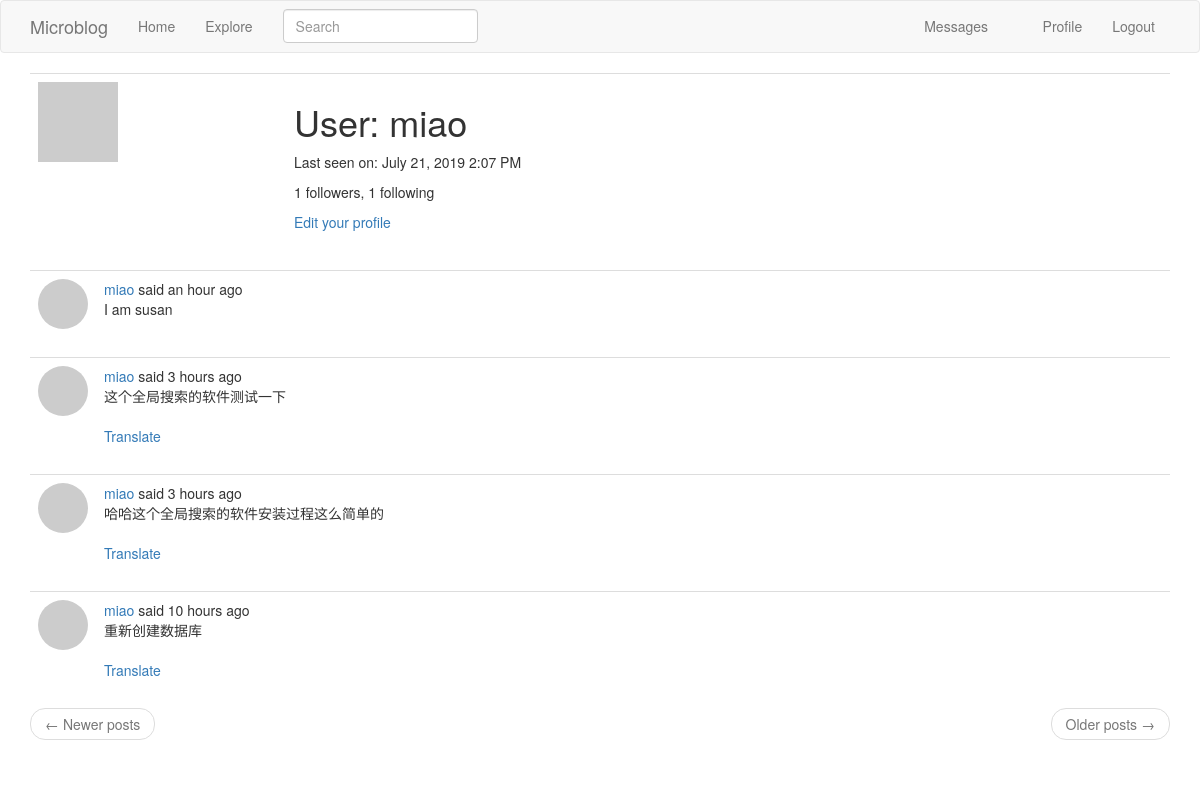
Page /User/miao (signed in) on the committed database.
### app/models.py (models this page shows, shortened)
class User(UserMixin, db.Model):
    id = db.Column(db.Integer, primary_key=True)  # 字段 id ，主键
    username = db.Column(db.String(64), index=True, unique=True)  # unique表示唯一的
    email = db.Column(db.String(120), index=True, unique=True)
    password_hash = db.Column(db.String(128))
    about_me = db.Column(db.String(140))
    last_seen = db.Column(db.DateTime, default=datetime.utcnow)  # 注意datetime.utcnow不要写成datetime.utcnow()
    posts = db.relationship('Post', backref='author', lazy='dynamic')
    followed = db.relationship(
        'User', secondary=followers,
        primaryjoin=(followers.c.follower_id == id),
        secondaryjoin=(followers.c.followed_id == id),
        backref=db.backref('followers', lazy='dynamic'), lazy='dynamic')
    messages_sent = db.relationship('Message',
                                    foreign_keys='Message.sender_id',
                                    backref='author',
                                    lazy='dynamic')
    messages_received = db.relationship('Message',
                                        foreign_keys='Message.recipient_id',
                                        backref='recipient',
                                        lazy='dynamic')
    last_message_read_time = db.Column(db.DateTime)
    notifications = db.relationship('Notification', backref='user',
                                    lazy='dynamic')
    def avatar(self, size):
        digest = md5(self.email.lower().encode('utf-8')).hexdigest()  # md5(b'miao@email.com').hexdigest()获取字符串的md5值
        return 'https://www.gravatar.com/avatar/{}?d=identicon&s={}'.format(digest, size)
    def new_messages(self):
        last_read_time = self.last_message_read_time or datetime(1900, 1, 1)
        return Message.query.filter_by(recipient=self).filter(
            Message.timestamp > last_read_time).count()

class SearchableMixin(object):
    @classmethod
    def before_commit(cls, session):  # 在事务提交发生之前
        session._changes = {
            'add': list(session.new),
            'update': list(session.dirty),
            'delete': list(session.deleted)
        }
    @classmethod
    def after_commit(cls, session):  # 在事务提交发生之后
        for obj in session._changes['add']:
            if isinstance(obj, SearchableMixin):
                add_to_index(obj.__tablename__, obj)
        for obj in session._changes['update']:
            if isinstance(obj, SearchableMixin):
                add_to_index(obj.__tablename__, obj)
        for obj in session._changes['delete']:
            if isinstance(obj, SearchableMixin):
                remove_from_index(obj.__tablename__, obj)
        session._changes = None

class Post(SearchableMixin, db.Model):
    __searchable__ = ['body']  # 这个模型需要有body字段才能被索引,我添加的这个__searchable__属性只是一个变量，它没有任何关联的行为。 它只会帮助我以通用的方式编写索引函数。
    id = db.Column(db.Integer, primary_key=True)
    body = db.Column(db.String(140))
    timestamp = db.Column(db.DateTime, index=True, default=datetime.utcnow)
    user_id = db.Column(db.Integer, db.ForeignKey('user.id'))  # 初始化为user.id的外键,Flask-SQLAlchemy自动设置类名为小写来作为对应表的名称
    language = db.Column(db.String(5))  # 用户发表的动态的语言类型

### app/main/routes.py (the view)
@bp.route('/User/<username>')
@login_required  # 只能被已登录的用户访问
def user(username):
    user = User.query.filter_by(username=username).first_or_404()
    strart_page = request.args.get('page', 1, type=int)
    end_page = current_app.config['POSTS_PER_PAGE']
    posts = user.posts.order_by(Post.timestamp.desc()).paginate(strart_page, end_page, False)
    next_url = url_for('main.user', username=user.username, page=posts.next_num) if posts.has_next else None
    prev_url = url_for('main.user', username=user.username, page=posts.prev_num) if posts.has_prev else None
    return render_template('user.html', user=user, posts=posts.items, next_url=next_url, prev_url=prev_url)

### app/main/forms.py
class SearchForm(FlaskForm):
    q = StringField(_l('Search'), validators=[DataRequired()])
    def __init__(self, *args, **kwargs):
        if 'formdata' not in kwargs:
            kwargs['formdata'] = request.args
        if 'csrf_enabled' not in kwargs:
            kwargs['csrf_enabled'] = False
        super(SearchForm, self).__init__(*args, **kwargs)

### app/main/routes.py (called while the page is built)
@bp.before_app_request
def before_request():
    if current_user.is_authenticated:  # 当前用户是否已经登录
        current_user.last_seen = datetime.utcnow()
        db.session.commit()  # 不需要db.session.add()这句，因为当前用户已经存在数据库里了，当前用户是查询得到的
        g.search_form = SearchForm()
    g.locale = str(get_locale())

### app/models.py (called while the page is built)
@login.user_loader
def load_user(id):
    return User.query.get(int(id))

### app/templates/user.html (shortened to what this page needs)
{% extends "base.html" %}
{% block app_content %}
    <table class="table table-hover">
        <tr>
            <td width="256px"><img src="{{ user.avatar(256) }}"></td>
            <td>
                <h1>{{ _('User') }}: {{ user.username }}</h1>
                {% if user.last_seen %}
                    <p>{{ _('Last seen on') }}: {{ moment(user.last_seen).format('LLL') }}</p>
                {% endif %}
                <p>{{ _('%(count)d followers', count=user.followers.count()) }}, {{ _('%(count)d following', count=user.followed.count()) }}</p>
                {% if user == current_user %}
                    <p><a href="{{ url_for('main.edit_profile') }}">{{ _('Edit your profile') }}</a></p>
                {% elif not current_user.is_following(user) %}
                    <p><a href="{{ url_for('main.follow', username=user.username) }}">{{ _('Follow') }}</a></p>
                {% else %}
                    <p><a href="{{ url_for('main.unfollow', username=user.username) }}">{{ _('Unfollow') }}</a></p>
                {% endif %}
            </td>
        </tr>
    </table>
    {% for post in posts %}
        {% include '_post.html' %}
    {% endfor %}
    <nav aria-label="...">
        <ul class="pager">
            <li class="previous{% if not prev_url %} disabled{% endif %}">
                <a href="{{ prev_url or '#' }}">
                    <span aria-hidden="true">&larr;</span> {{ _('Newer posts') }}
                </a>
            </li>
            <li class="next{% if not next_url %} disabled{% endif %}">
                <a href="{{ next_url or '#' }}">
                    {{ _('Older posts') }} <span aria-hidden="true">&rarr;</span>
                </a>
            </li>
        </ul>
    </nav>
{% endblock %}

### app/templates/_post.html (shortened to what this page needs)
<table class="table table-hover">
    <tr>
        <td width="50px">
            <a href="{{ url_for('main.user', username=post.author.username) }}">
                <div style="width: 50px;height: 50px; border-radius:50%;overflow: hidden;">
                    <img src="{{ post.author.avatar(50) }}"/>
                </div>
            </a>
        </td>
        <td>
            {{ _('%(username)s said %(when)s', username=user_link, when=moment(post.timestamp).fromNow()) }}
            <br>
            <span id="post{{ post.id }}">{{ post.body }}</span>
            {% if post.language and post.language != g.locale %}
                <br><br>
                <span id="translation{{ post.id }}">
                    <a href="javascript:translate(
                                '#post{{ post.id }}',
                                '#translation{{ post.id }}',
                                '{{ post.language }}',
                                '{{ g.locale }}');">{{ _('Translate') }}</a>
                </span>
            {% endif %}
        </td>
    </tr>
</table>

### rows in the picture
User: username "miao", last_seen "July 21, 2019 2:07 PM"
Post: body "I am susan"
Post: body "这个全局搜索的软件测试一下"
Post: body "哈哈这个全局搜索的软件安装过程这么简单的"
Post: body "重新创建数据库"
